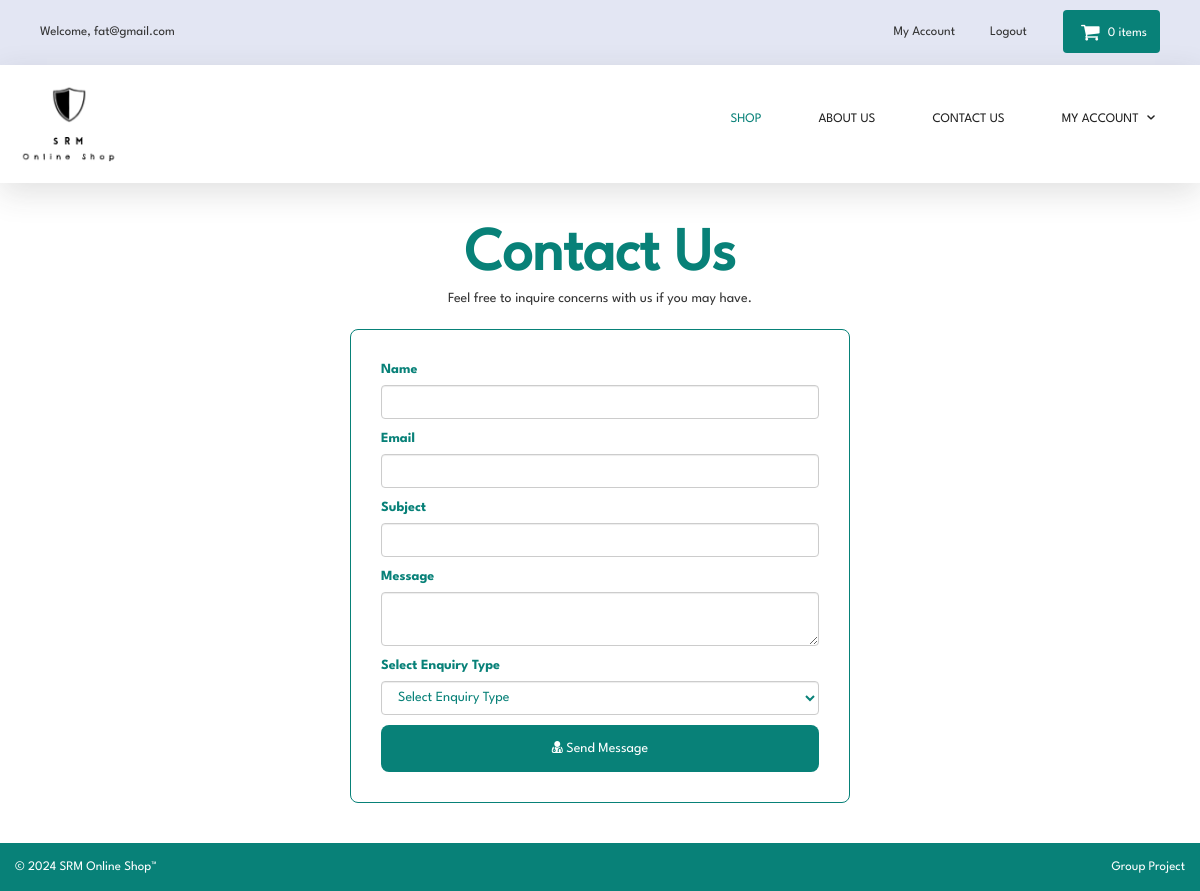
Page /contact.php (signed in) on the committed database.
### tables this page shows
CREATE TABLE `contact_us` (
  `contact_id` int(10) NOT NULL,
  `contact_email` text NOT NULL,
  `contact_heading` text NOT NULL,
  `contact_desc` text NOT NULL
);

### contact.php (the view, shortened to what this page needs)
<?php
include("includes/db.php");
include("includes/header.php");
include("includes/main.php");
$get_contact_us = "select * from contact_us";
$run_conatct_us = mysqli_query($con,$get_contact_us);
$row_conatct_us = mysqli_fetch_array($run_conatct_us);
$contact_heading = $row_conatct_us['contact_heading'];
$contact_desc = $row_conatct_us['contact_desc'];
?>
<main class="contact_container">
  <div class="header user_header">
    <h1 class="heading"><?php echo $contact_heading; ?></h1>
    <p><?php echo $contact_desc; ?></p>
  </div>
  <form action="contact.php" method="post">
    <div class="form-group">
      <label>Name</label>
      <input type="text" class="form-control" name="name" required>
    </div>
    <div class="form-group">
      <label>Email</label>
      <input type="text" class="form-control" name="email" required>
    </div>
    <div class="form-group">
      <label> Subject </label>
      <input type="text" class="form-control" name="subject" required>
    </div>
    <div class="form-group">
      <label> Message </label>
      <textarea class="form-control" name="message"></textarea>
    </div>
    <div class="form-group">
      <label> Select Enquiry Type </label>
      <select name="enquiry_type" class="form-control">
        <option>Select Enquiry Type</option>
      </select>
    </div>
    <button type="submit" name="submit" class="submit-concern-btn">
      <i class="fa fa-user-md"></i> Send Message
    </button>
  </form>
</main>
<?php
include("includes/footer.php");
?>
</body>
</html>

### styles/backend.css (style rules this page uses)
html { font-family: 'League Spartan', Helvetica, Arial, sans-serif; line-height: 1.15; -ms-text-size-adjust: 100%; -webkit-text-size-adjust: 100%; }
body { position: relative; margin: 0; font-family: 'LeagueSpartan-Regular', Helvetica, Arial, sans-serif; }
h1 { font-size: 2em; margin: 0.67em 0; }
figcaption, figure, main { display: block; }
button, input, optgroup, select, textarea { font-family: sans-serif; font-size: 100%; line-height: 1.15; margin: 0; }
button, input { overflow: visible; }
button, select { text-transform: none; }
[type='reset'], [type='submit'], button, html [type='button'] { -webkit-appearance: button; }
textarea { overflow: auto; }
html { box-sizing: border-box; }
body { min-width: 1190px; font-family: League Spartan, sans-serif; font-weight: 400; background-color: white; }

### styles/style.css (style rules this page uses)
body { min-height: 100vh; position: relative; font-family: 'LeagueSpartan-Regular', Helvetica, Arial, sans-serif; font-size: 14px; line-height: 1.42857143; color: #333333; overflow-x: hidden; }

### styles/login.css (style rules this page uses)
form { width: 100%; padding: 4rem; }
form .form-group input { font-family: 'League Spartan', sans-serif; }

### styles/products.css (style rules this page uses)
.header { width: 100%; text-align: center; }
.header h1 { font-size: 6rem; color: #088178; font-weight: bold; }

### styles/contact.css (style rules this page uses)
.contact_container { display: flex; align-items: center; justify-content: center; flex-direction: column; gap: 1rem; padding: 4rem; }
.contact_container .header { display: flex; align-items: center; justify-content: center; flex-direction: column; }
.contact_container .header .heading { margin: 0; }
.contact_container form { padding: 0; display: flex; align-items: flex-start; justify-content: center; flex-direction: column; gap: 1rem; width: 50rem; padding: 3rem; border: 1px solid #088178; border-radius: 8px; background-color: white; }
.contact_container form .form-group, .contact_container form .form-group label { margin: 0; }
.contact_container form .form-group { width: 100%; display: flex; align-items: flex-start; justify-content: center; flex-direction: column; gap: 0.5rem; }
.contact_container form .form-group label, .contact_container form .form-group input, .contact_container form .form-group select { font-family: 'League Spartan', sans-serif; color: #088178; }
.contact_container form .submit-concern-btn { outline: 0; border: 0; width: 100%; padding: 1.5rem; background-color: #088178; font-family: 'League Spartan', sans-serif; color: white; border-radius: 8px; }

### rows in the picture
contact_us: contact_heading "Contact Us", contact_desc "Feel free to inquire concerns with us if you may have."

### other values in the picture
$_SESSION['customer_email'] "fat@gmail.com"
$count_items "0"
